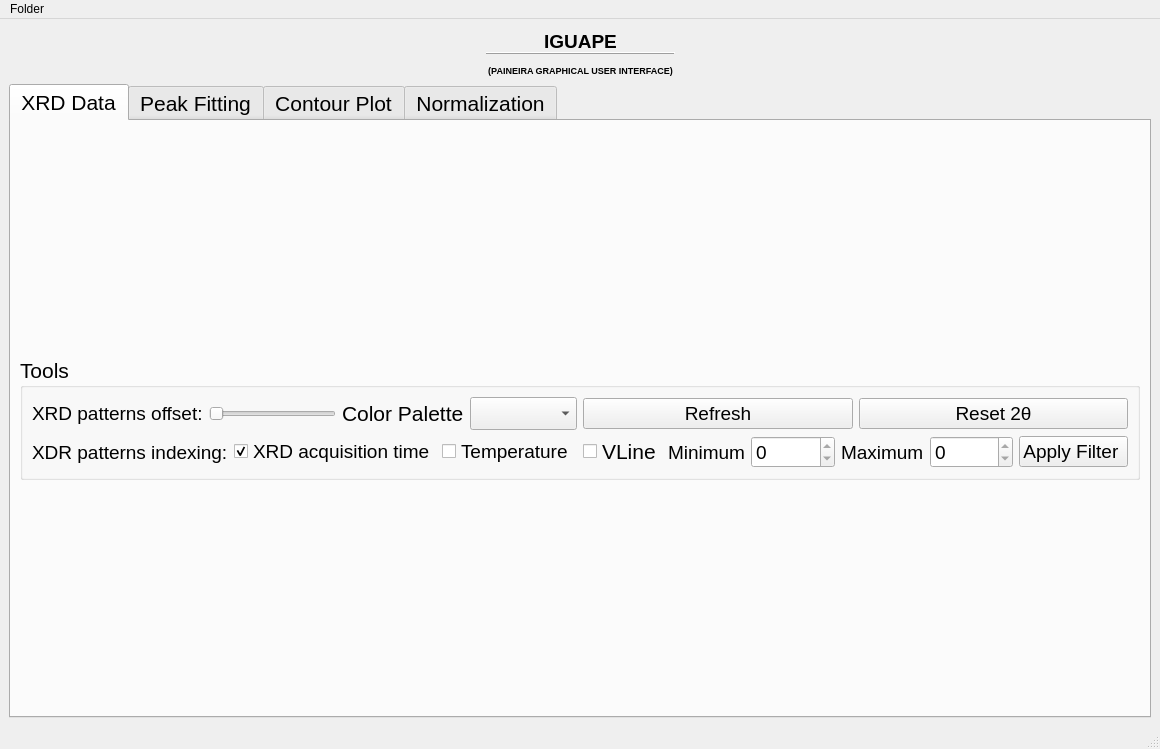
<?xml version="1.0" encoding="UTF-8"?>
<ui version="4.0">
 <class>MainWindow</class>
 <widget class="QMainWindow" name="MainWindow">
  <property name="geometry">
   <rect>
    <x>0</x>
    <y>0</y>
    <width>1160</width>
    <height>749</height>
   </rect>
  </property>
  <property name="windowTitle">
   <string>Iguape</string>
  </property>
  <property name="windowIcon">
   <iconset>
    <normaloff>../../../.designer/backup/Icons/Logo_IGUAPE.png</normaloff>../../../.designer/backup/Icons/Logo_IGUAPE.png</iconset>
  </property>
  <property name="styleSheet">
   <string notr="true"/>
  </property>
  <widget class="QWidget" name="centralwidget">
   <layout class="QGridLayout" name="gridLayout_3">
    <item row="0" column="0">
     <layout class="QVBoxLayout" name="verticalLayout">
      <item>
       <layout class="QHBoxLayout" name="horizontalLayout">
        <item>
         <widget class="QLabel" name="CNPEM_logo">
          <property name="maximumSize">
           <size>
            <width>100</width>
            <height>50</height>
           </size>
          </property>
          <property name="cursor">
           <cursorShape>PointingHandCursor</cursorShape>
          </property>
          <property name="text">
           <string/>
          </property>
          <property name="pixmap">
           <pixmap>../Icons/CNPEM-logo-colorido-2023_resize.png</pixmap>
          </property>
          <property name="openExternalLinks">
           <bool>true</bool>
          </property>
         </widget>
        </item>
        <item>
         <spacer name="horizontalSpacer_10">
          <property name="orientation">
           <enum>Qt::Horizontal</enum>
          </property>
          <property name="sizeHint" stdset="0">
           <size>
            <width>40</width>
            <height>20</height>
           </size>
          </property>
         </spacer>
        </item>
        <item>
         <widget class="QLabel" name="iguape_logo">
          <property name="maximumSize">
           <size>
            <width>100</width>
            <height>70</height>
           </size>
          </property>
          <property name="cursor">
           <cursorShape>PointingHandCursor</cursorShape>
          </property>
          <property name="text">
           <string/>
          </property>
          <property name="pixmap">
           <pixmap>../Icons/Logo_IGUAPE_resized.png</pixmap>
          </property>
          <property name="openExternalLinks">
           <bool>true</bool>
          </property>
         </widget>
        </item>
        <item>
         <spacer name="horizontalSpacer">
          <property name="orientation">
           <enum>Qt::Horizontal</enum>
          </property>
          <property name="sizeHint" stdset="0">
           <size>
            <width>40</width>
            <height>20</height>
           </size>
          </property>
         </spacer>
        </item>
        <item>
         <widget class="QLabel" name="title_label">
          <property name="minimumSize">
           <size>
            <width>0</width>
            <height>0</height>
           </size>
          </property>
          <property name="maximumSize">
           <size>
            <width>16777215</width>
            <height>50</height>
           </size>
          </property>
          <property name="font">
           <font>
            <pointsize>14</pointsize>
           </font>
          </property>
          <property name="frameShape">
           <enum>QFrame::HLine</enum>
          </property>
          <property name="frameShadow">
           <enum>QFrame::Raised</enum>
          </property>
          <property name="lineWidth">
           <number>1</number>
          </property>
          <property name="text">
           <string>&lt;html&gt;&lt;head/&gt;&lt;body&gt;&lt;p align=&quot;center&quot;&gt;&lt;span style=&quot; font-weight:600;&quot;&gt;IGUAPE&lt;/span&gt;&lt;/p&gt;&lt;p align=&quot;center&quot;&gt;&lt;span style=&quot; font-size:7pt; font-weight:600;&quot;&gt;(PAINEIRA GRAPHICAL USER INTERFACE)&lt;/span&gt;&lt;/p&gt;&lt;/body&gt;&lt;/html&gt;</string>
          </property>
          <property name="alignment">
           <set>Qt::AlignCenter</set>
          </property>
         </widget>
        </item>
        <item>
         <spacer name="horizontalSpacer_3">
          <property name="orientation">
           <enum>Qt::Horizontal</enum>
          </property>
          <property name="sizeHint" stdset="0">
           <size>
            <width>40</width>
            <height>20</height>
           </size>
          </property>
         </spacer>
        </item>
        <item>
         <widget class="QLabel" name="LNLS_logo">
          <property name="maximumSize">
           <size>
            <width>16777215</width>
            <height>50</height>
           </size>
          </property>
          <property name="cursor">
           <cursorShape>PointingHandCursor</cursorShape>
          </property>
          <property name="text">
           <string/>
          </property>
          <property name="pixmap">
           <pixmap>../Icons/LNLS_logo_resize.png</pixmap>
          </property>
          <property name="alignment">
           <set>Qt::AlignCenter</set>
          </property>
         </widget>
        </item>
        <item>
         <spacer name="horizontalSpacer_2">
          <property name="orientation">
           <enum>Qt::Horizontal</enum>
          </property>
          <property name="sizeHint" stdset="0">
           <size>
            <width>40</width>
            <height>20</height>
           </size>
          </property>
         </spacer>
        </item>
        <item>
         <widget class="QLabel" name="paineira_logo">
          <property name="maximumSize">
           <size>
            <width>70</width>
            <height>100</height>
           </size>
          </property>
          <property name="cursor">
           <cursorShape>PointingHandCursor</cursorShape>
          </property>
          <property name="pixmap">
           <pixmap>../Icons/Paineira_resize.png</pixmap>
          </property>
          <property name="alignment">
           <set>Qt::AlignRight|Qt::AlignTrailing|Qt::AlignVCenter</set>
          </property>
         </widget>
        </item>
       </layout>
      </item>
      <item>
       <widget class="QTabWidget" name="tabWidget">
        <property name="minimumSize">
         <size>
          <width>900</width>
          <height>400</height>
         </size>
        </property>
        <property name="font">
         <font>
          <pointsize>16</pointsize>
         </font>
        </property>
        <property name="currentIndex">
         <number>0</number>
        </property>
        <widget class="QWidget" name="XRD_data_tab">
         <attribute name="title">
          <string>XRD Data</string>
         </attribute>
         <layout class="QGridLayout" name="gridLayout_4">
          <item row="0" column="0">
           <layout class="QVBoxLayout" name="XRD_data_layout"/>
          </item>
          <item row="1" column="0">
           <widget class="QGroupBox" name="groupBox">
            <property name="sizePolicy">
             <sizepolicy hsizetype="Preferred" vsizetype="Fixed">
              <horstretch>0</horstretch>
              <verstretch>0</verstretch>
             </sizepolicy>
            </property>
            <property name="font">
             <font>
              <pointsize>16</pointsize>
             </font>
            </property>
            <property name="title">
             <string>Tools</string>
            </property>
            <layout class="QGridLayout" name="gridLayout">
             <item row="0" column="0">
              <layout class="QHBoxLayout" name="horizontalLayout_9">
               <item>
                <widget class="QLabel" name="offset_label">
                 <property name="sizePolicy">
                  <sizepolicy hsizetype="Minimum" vsizetype="Preferred">
                   <horstretch>0</horstretch>
                   <verstretch>0</verstretch>
                  </sizepolicy>
                 </property>
                 <property name="font">
                  <font>
                   <pointsize>14</pointsize>
                  </font>
                 </property>
                 <property name="text">
                  <string>XRD patterns offset:</string>
                 </property>
                </widget>
               </item>
               <item>
                <widget class="QSlider" name="offset_slider">
                 <property name="maximumSize">
                  <size>
                   <width>500</width>
                   <height>16777215</height>
                  </size>
                 </property>
                 <property name="font">
                  <font>
                   <pointsize>16</pointsize>
                  </font>
                 </property>
                 <property name="toolTip">
                  <string>Select the XRD patterns offset</string>
                 </property>
                 <property name="layoutDirection">
                  <enum>Qt::LeftToRight</enum>
                 </property>
                 <property name="minimum">
                  <number>1</number>
                 </property>
                 <property name="orientation">
                  <enum>Qt::Horizontal</enum>
                 </property>
                 <property name="invertedAppearance">
                  <bool>false</bool>
                 </property>
                 <property name="invertedControls">
                  <bool>false</bool>
                 </property>
                </widget>
               </item>
               <item>
                <widget class="QLabel" name="label_5">
                 <property name="text">
                  <string>Color Palette</string>
                 </property>
                </widget>
               </item>
               <item>
                <widget class="QComboBox" name="color_pallete_comboBox_2"/>
               </item>
              </layout>
             </item>
             <item row="0" column="1">
              <layout class="QHBoxLayout" name="horizontalLayout_6">
               <item>
                <widget class="QPushButton" name="refresh_button">
                 <property name="maximumSize">
                  <size>
                   <width>16777215</width>
                   <height>16777215</height>
                  </size>
                 </property>
                 <property name="font">
                  <font>
                   <pointsize>14</pointsize>
                  </font>
                 </property>
                 <property name="toolTip">
                  <string>Press to refresh the graph with the new XRD patterns</string>
                 </property>
                 <property name="text">
                  <string>Refresh</string>
                 </property>
                 <property name="icon">
                  <iconset>
                   <normaloff>../../../.designer/backup/Icons/Refresh_Icon.png</normaloff>../../../.designer/backup/Icons/Refresh_Icon.png</iconset>
                 </property>
                </widget>
               </item>
               <item>
                <widget class="QPushButton" name="reset_button">
                 <property name="minimumSize">
                  <size>
                   <width>0</width>
                   <height>0</height>
                  </size>
                 </property>
                 <property name="maximumSize">
                  <size>
                   <width>16777215</width>
                   <height>16777215</height>
                  </size>
                 </property>
                 <property name="font">
                  <font>
                   <pointsize>14</pointsize>
                  </font>
                 </property>
                 <property name="toolTip">
                  <string>Press to reset the 2θ interval to the deafult range</string>
                 </property>
                 <property name="text">
                  <string>Reset 2θ</string>
                 </property>
                </widget>
               </item>
              </layout>
             </item>
             <item row="1" column="0">
              <layout class="QHBoxLayout" name="horizontalLayout_7">
               <item>
                <widget class="QLabel" name="index_label">
                 <property name="sizePolicy">
                  <sizepolicy hsizetype="Minimum" vsizetype="Preferred">
                   <horstretch>0</horstretch>
                   <verstretch>0</verstretch>
                  </sizepolicy>
                 </property>
                 <property name="font">
                  <font>
                   <pointsize>14</pointsize>
                  </font>
                 </property>
                 <property name="text">
                  <string>XDR patterns indexing:</string>
                 </property>
                </widget>
               </item>
               <item>
                <widget class="QCheckBox" name="XRD_measure_order_checkbox">
                 <property name="maximumSize">
                  <size>
                   <width>16777215</width>
                   <height>16777215</height>
                  </size>
                 </property>
                 <property name="font">
                  <font>
                   <pointsize>14</pointsize>
                  </font>
                 </property>
                 <property name="text">
                  <string>XRD acquisition time</string>
                 </property>
                 <property name="checkable">
                  <bool>true</bool>
                 </property>
                 <property name="checked">
                  <bool>true</bool>
                 </property>
                 <property name="tristate">
                  <bool>false</bool>
                 </property>
                </widget>
               </item>
               <item>
                <widget class="QCheckBox" name="temperature_checkbox">
                 <property name="maximumSize">
                  <size>
                   <width>16777215</width>
                   <height>16777215</height>
                  </size>
                 </property>
                 <property name="font">
                  <font>
                   <pointsize>14</pointsize>
                  </font>
                 </property>
                 <property name="text">
                  <string>Temperature</string>
                 </property>
                </widget>
               </item>
              </layout>
             </item>
             <item row="1" column="1">
              <layout class="QHBoxLayout" name="horizontalLayout_8">
               <item>
                <widget class="QCheckBox" name="checkBox">
                 <property name="text">
                  <string>VLine</string>
                 </property>
                </widget>
               </item>
               <item>
                <widget class="QLabel" name="min_filter_label">
                 <property name="maximumSize">
                  <size>
                   <width>16777215</width>
                   <height>16777215</height>
                  </size>
                 </property>
                 <property name="font">
                  <font>
                   <pointsize>14</pointsize>
                  </font>
                 </property>
                 <property name="text">
                  <string>Minimum</string>
                 </property>
                </widget>
               </item>
               <item>
                <widget class="QDoubleSpinBox" name="min_temp_doubleSpinBox">
                 <property name="sizePolicy">
                  <sizepolicy hsizetype="Expanding" vsizetype="Fixed">
                   <horstretch>0</horstretch>
                   <verstretch>0</verstretch>
                  </sizepolicy>
                 </property>
                 <property name="maximumSize">
                  <size>
                   <width>16777215</width>
                   <height>16777215</height>
                  </size>
                 </property>
                 <property name="font">
                  <font>
                   <pointsize>14</pointsize>
                  </font>
                 </property>
                 <property name="readOnly">
                  <bool>true</bool>
                 </property>
                 <property name="decimals">
                  <number>0</number>
                 </property>
                </widget>
               </item>
               <item>
                <widget class="QLabel" name="max_filter_label">
                 <property name="maximumSize">
                  <size>
                   <width>16777215</width>
                   <height>16777215</height>
                  </size>
                 </property>
                 <property name="font">
                  <font>
                   <pointsize>14</pointsize>
                  </font>
                 </property>
                 <property name="text">
                  <string>Maximum</string>
                 </property>
                </widget>
               </item>
               <item>
                <widget class="QDoubleSpinBox" name="max_temp_doubleSpinBox">
                 <property name="sizePolicy">
                  <sizepolicy hsizetype="Expanding" vsizetype="Fixed">
                   <horstretch>0</horstretch>
                   <verstretch>0</verstretch>
                  </sizepolicy>
                 </property>
                 <property name="maximumSize">
                  <size>
                   <width>16777215</width>
                   <height>16777215</height>
                  </size>
                 </property>
                 <property name="font">
                  <font>
                   <pointsize>14</pointsize>
                  </font>
                 </property>
                 <property name="frame">
                  <bool>true</bool>
                 </property>
                 <property name="readOnly">
                  <bool>true</bool>
                 </property>
                 <property name="decimals">
                  <number>0</number>
                 </property>
                </widget>
               </item>
               <item>
                <widget class="QPushButton" name="filter_button">
                 <property name="sizePolicy">
                  <sizepolicy hsizetype="Expanding" vsizetype="Fixed">
                   <horstretch>0</horstretch>
                   <verstretch>0</verstretch>
                  </sizepolicy>
                 </property>
                 <property name="maximumSize">
                  <size>
                   <width>16777215</width>
                   <height>16777215</height>
                  </size>
                 </property>
                 <property name="font">
                  <font>
                   <pointsize>14</pointsize>
                  </font>
                 </property>
                 <property name="toolTip">
                  <string>Press to apply the temperature/measure order range</string>
                 </property>
                 <property name="text">
                  <string>Apply Filter </string>
                 </property>
                 <property name="icon">
                  <iconset>
                   <normaloff>../../../.designer/backup/Icons/Filter_Icon.png</normaloff>../../../.designer/backup/Icons/Filter_Icon.png</iconset>
                 </property>
                </widget>
               </item>
              </layout>
             </item>
            </layout>
           </widget>
          </item>
         </layout>
        </widget>
        <widget class="QWidget" name="peak_fit_tab">
         <attribute name="title">
          <string>Peak Fitting</string>
         </attribute>
         <layout class="QGridLayout" name="gridLayout_5">
          <item row="0" column="0">
           <layout class="QVBoxLayout" name="peak_fit_layout"/>
          </item>
          <item row="1" column="0">
           <widget class="QGroupBox" name="groupBox_3">
            <property name="sizePolicy">
             <sizepolicy hsizetype="Preferred" vsizetype="Fixed">
              <horstretch>0</horstretch>
              <verstretch>0</verstretch>
             </sizepolicy>
            </property>
            <property name="font">
             <font>
              <pointsize>16</pointsize>
             </font>
            </property>
            <property name="title">
             <string>Tools</string>
            </property>
            <layout class="QGridLayout" name="gridLayout_8">
             <item row="0" column="2">
              <widget class="QPushButton" name="save_peak_fit_data_button">
               <property name="minimumSize">
                <size>
                 <width>0</width>
                 <height>0</height>
                </size>
               </property>
               <property name="maximumSize">
                <size>
                 <width>16777215</width>
                 <height>16777215</height>
                </size>
               </property>
               <property name="toolTip">
                <string>Press to save the data as a CSV file</string>
               </property>
               <property name="text">
                <string>Save Peak Fit Data</string>
               </property>
               <property name="icon">
                <iconset>
                 <normaloff>../../../.designer/backup/Icons/Save_Icon.png</normaloff>../../../.designer/backup/Icons/Save_Icon.png</iconset>
               </property>
              </widget>
             </item>
             <item row="0" column="0">
              <widget class="QPushButton" name="refresh_button_peak_fit">
               <property name="text">
                <string>Refresh</string>
               </property>
              </widget>
             </item>
             <item row="0" column="1">
              <widget class="QPushButton" name="peak_fit_button">
               <property name="maximumSize">
                <size>
                 <width>16777215</width>
                 <height>16777215</height>
                </size>
               </property>
               <property name="toolTip">
                <string>Press to open the Peak Fit Window</string>
               </property>
               <property name="text">
                <string>Peak Fit</string>
               </property>
               <property name="icon">
                <iconset>
                 <normaloff>../../../.designer/backup/Icons/peak_fit_icon.png</normaloff>../../../.designer/backup/Icons/peak_fit_icon.png</iconset>
               </property>
              </widget>
             </item>
            </layout>
           </widget>
          </item>
         </layout>
        </widget>
        <widget class="QWidget" name="contour_tab">
         <attribute name="title">
          <string>Contour Plot</string>
         </attribute>
         <layout class="QGridLayout" name="gridLayout_2">
          <item row="0" column="0">
           <layout class="QVBoxLayout" name="contour_layout"/>
          </item>
          <item row="1" column="0">
           <widget class="QGroupBox" name="groupBox_2">
            <property name="sizePolicy">
             <sizepolicy hsizetype="Preferred" vsizetype="Fixed">
              <horstretch>0</horstretch>
              <verstretch>0</verstretch>
             </sizepolicy>
            </property>
            <property name="maximumSize">
             <size>
              <width>16777215</width>
              <height>16777215</height>
             </size>
            </property>
            <property name="title">
             <string>Tools</string>
            </property>
            <layout class="QGridLayout" name="gridLayout_6">
             <item row="0" column="0">
              <widget class="QLabel" name="label_3">
               <property name="text">
                <string>Contour Norm</string>
               </property>
              </widget>
             </item>
             <item row="0" column="1">
              <widget class="QComboBox" name="norm_comboBox">
               <item>
                <property name="text">
                 <string>LogNorm</string>
                </property>
               </item>
               <item>
                <property name="text">
                 <string>PowerNorm</string>
                </property>
               </item>
               <item>
                <property name="text">
                 <string>CenteredNorm</string>
                </property>
               </item>
              </widget>
             </item>
             <item row="0" column="2">
              <widget class="QLabel" name="label_4">
               <property name="maximumSize">
                <size>
                 <width>16777215</width>
                 <height>16777215</height>
                </size>
               </property>
               <property name="text">
                <string>Color Palette</string>
               </property>
               <property name="alignment">
                <set>Qt::AlignRight|Qt::AlignTrailing|Qt::AlignVCenter</set>
               </property>
              </widget>
             </item>
             <item row="0" column="3">
              <widget class="QComboBox" name="color_pallete_comboBox"/>
             </item>
             <item row="0" column="4">
              <widget class="QPushButton" name="contour_button">
               <property name="text">
                <string>Generate Contour</string>
               </property>
              </widget>
             </item>
            </layout>
           </widget>
          </item>
         </layout>
        </widget>
        <widget class="QWidget" name="normalization_tab">
         <attribute name="title">
          <string>Normalization</string>
         </attribute>
         <layout class="QGridLayout" name="gridLayout_7">
          <item row="0" column="0">
           <layout class="QVBoxLayout" name="normalization_layout"/>
          </item>
          <item row="1" column="0">
           <widget class="QGroupBox" name="groupBox_4">
            <property name="sizePolicy">
             <sizepolicy hsizetype="Preferred" vsizetype="Fixed">
              <horstretch>0</horstretch>
              <verstretch>0</verstretch>
             </sizepolicy>
            </property>
            <property name="font">
             <font>
              <pointsize>16</pointsize>
             </font>
            </property>
            <property name="title">
             <string>Tools</string>
            </property>
            <layout class="QGridLayout" name="gridLayout_9">
             <item row="0" column="0">
              <widget class="QLabel" name="label">
               <property name="text">
                <string>XRD patterns offset:</string>
               </property>
              </widget>
             </item>
             <item row="0" column="1">
              <widget class="QSlider" name="norm_offset_slider">
               <property name="minimum">
                <number>1</number>
               </property>
               <property name="value">
                <number>70</number>
               </property>
               <property name="orientation">
                <enum>Qt::Horizontal</enum>
               </property>
              </widget>
             </item>
             <item row="0" column="2">
              <widget class="QPushButton" name="normalize_button">
               <property name="font">
                <font>
                 <pointsize>14</pointsize>
                </font>
               </property>
               <property name="text">
                <string>Generate Normalization Plot</string>
               </property>
              </widget>
             </item>
            </layout>
           </widget>
          </item>
         </layout>
        </widget>
       </widget>
      </item>
     </layout>
    </item>
   </layout>
  </widget>
  <widget class="QMenuBar" name="menubar">
   <property name="geometry">
    <rect>
     <x>0</x>
     <y>0</y>
     <width>1160</width>
     <height>20</height>
    </rect>
   </property>
   <widget class="QMenu" name="menuFolder">
    <property name="title">
     <string>Folder</string>
    </property>
    <addaction name="actionOpen_New_Folder"/>
    <addaction name="actionExport_Figure"/>
    <addaction name="separator"/>
    <addaction name="actionAbout"/>
    <addaction name="actionHelp"/>
   </widget>
   <addaction name="menuFolder"/>
  </widget>
  <widget class="QStatusBar" name="statusbar"/>
  <action name="actionOpen_New_Folder">
   <property name="text">
    <string>Open New Folder</string>
   </property>
  </action>
  <action name="actionAbout">
   <property name="text">
    <string>About</string>
   </property>
  </action>
  <action name="actionHelp">
   <property name="text">
    <string>Help</string>
   </property>
  </action>
  <action name="actionExport_Figure">
   <property name="text">
    <string>Export Figure</string>
   </property>
  </action>
 </widget>
 <resources/>
 <connections/>
</ui>
